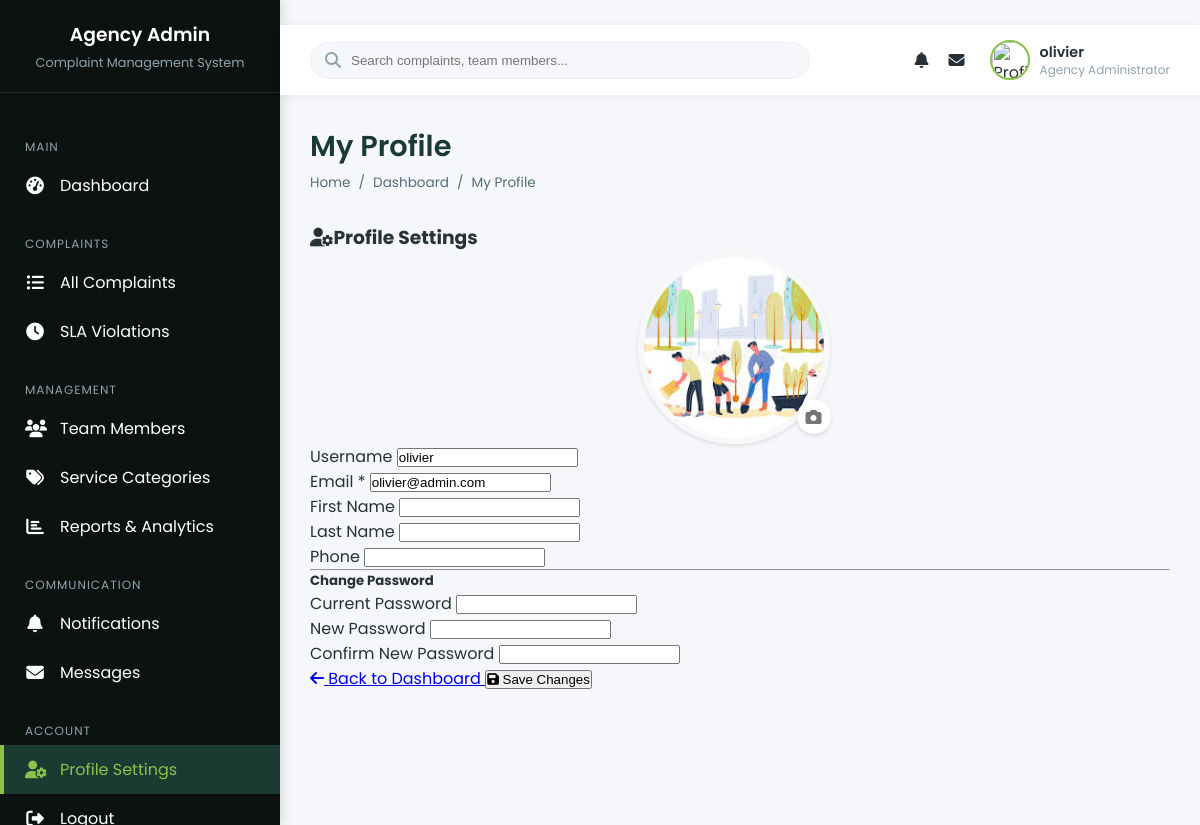
The app's page /profile/ (signed in) with its own data.
### citizen_management/models.py (models this page shows, shortened)
class User(AbstractUser):
    ROLE_CHOICES = [
        ('citizen', 'Citizen'),
        ('agent', 'Agency Agent'),
        ('agency_admin', 'Agency Administrator'),
        ('super_admin', 'System Administrator'),
    ]
    role = models.CharField(max_length=20, choices=ROLE_CHOICES, default='citizen')
    phone = models.CharField(max_length=20, blank=True)
    profile_picture = models.ImageField(upload_to='profiles/', blank=True)
    email_verified\
        = models.BooleanField(default=False)
    last_login_ip = models.GenericIPAddressField(blank=True, null=True)

### citizen_management/views.py (the view, shortened to what this page needs)
# urls.py: path('profile/', views.ProfileView.as_view(), name='agency_profile'),
class ProfileView(LoginRequiredMixin, AgencyAdminRequiredMixin, UpdateView):
    model = User
    fields = ['first_name', 'last_name', 'email', 'phone', 'profile_picture']
    template_name = 'agency_admin/profile.html'
    success_url = reverse_lazy('agency_profile')
    def get_object(self):
        return self.request.user

### citizen_management/views.py (called while the page is built)
    def test_func(self):
        return self.request.user.role in ['agency_admin', 'super_admin']

### templates/agency_admin/profile.html (shortened to what this page needs)
﻿{% extends "agency_admin/base.html" %}
{% block page_title %}My Profile{% endblock %}
{% block breadcrumbs %}
<li><a href="{% url 'agency_admin_dashboard' %}">Dashboard</a></li>
<li class="active">My Profile</li>
{% endblock %}
{% block content %}
<div class="row justify-content-center">
    <div class="col-md-8">
        <div class="card">
            <div class="card-header bg-primary text-white">
                <h3 class="card-title mb-0">
                    <i class="fas fa-user-cog mr-2"></i>Profile Settings
                </h3>
            </div>
            <div class="card-body">
                <form method="post" enctype="multipart/form-data">
                    <div class="row">
                        <div class="col-md-4 text-center mb-4">
                            <div class="avatar-upload">
                                <div class="avatar-preview">
                                    <div id="imagePreview"
                                         style="background-image: url('{{ form.instance.profile_picture.url|default:'/static/images/default-profile.png' }}');">
                                    </div>
                                </div>
                                <div class="avatar-edit">
                                    <label for="id_profile_picture"></label>
                                </div>
                            </div>
                        </div>
                        <div class="col-md-8">
                            <div class="form-group">
                                <label for="id_username">Username</label>
                                <input type="text" class="form-control" id="id_username"
                                       value="{{ form.instance.username }}" readonly>
                            </div>
                            <div class="form-group">
                                <label for="id_email">Email *</label>
                                {{ form.email }}
                            </div>
                        </div>
                    </div>
                    <div class="row">
                        <div class="col-md-6">
                            <div class="form-group">
                                <label for="id_first_name">First Name</label>
                                {{ form.first_name }}
                            </div>
                        </div>
                        <div class="col-md-6">
                            <div class="form-group">
                                <label for="id_last_name">Last Name</label>
                                {{ form.last_name }}
                            </div>
                        </div>
                    </div>
                    <div class="form-group">
                        <label for="id_phone">Phone</label>
                        {{ form.phone }}
                    </div>
                    <hr>
                    <h5 class="mb-3">Change Password</h5>
                    <div class="row">
                        <div class="col-md-6">
                            <div class="form-group">
                                <label for="id_old_password">Current Password</label>
                                <input type="password" class="form-control" id="id_old_password" name="old_password">
                            </div>
                        </div>
                    </div>
                    <div class="row">
                        <div class="col-md-6">
                            <div class="form-group">
                                <label for="id_new_password1">New Password</label>
                                <input type="password" class="form-control" id="id_new_password1" name="new_password1">
                            </div>
                        </div>
                        <div class="col-md-6">
                            <div class="form-group">
                                <label for="id_new_password2">Confirm New Password</label>
                                <input type="password" class="form-control" id="id_new_password2" name="new_password2">
                            </div>
                        </div>
                    </div>
                    <div class="d-flex justify-content-between">
                        <a href="{% url 'agency_admin_dashboard' %}" class="btn btn-secondary">
                            <i class="fas fa-arrow-left mr-1"></i> Back to Dashboard
                        </a>
                        <button type="submit" class="btn btn-primary">
                            <i class="fas fa-save mr-1"></i> Save Changes
                        </button>
                    </div>
                </form>
            </div>
        </div>
    </div>
</div>
{% endblock %}

### templates/agency_admin/base.html (shortened to what this page needs)
﻿<!DOCTYPE html>
{% load static %}
<html lang="en">
<head>
    <link rel="stylesheet" href="https://cdnjs.cloudflare.com/ajax/libs/font-awesome/6.4.0/css/all.min.css">
</head>
<body>
    <div class="app-container">
        <aside class="sidebar">
            <div class="sidebar-header">
                <h3>{{ user.assigned_agency.name|default:"Agency" }} Admin</h3>
                <p>Complaint Management System</p>
            </div>
            <div class="sidebar-menu">
                <div class="menu-category">Main</div>
                <a href="{% url 'agency_admin_dashboard' %}" class="menu-item {% if request.resolver_match.url_name == 'agency_admin_dashboard' %}active{% endif %}">
                    <i class="fas fa-tachometer-alt"></i>
                    <span>Dashboard</span>
                </a>
                <div class="menu-category">Complaints</div>
                <a href="{% url 'agency_complaint_list' %}" class="menu-item {% if request.resolver_match.url_name == 'agency_complaint_list' %}active{% endif %}">
                    <i class="fas fa-list-ul"></i>
                    <span>All Complaints</span>
                </a>
                <a href="{% url 'agency_sla_violations' %}" class="menu-item {% if request.resolver_match.url_name == 'agency_sla_violations' %}active{% endif %}">
                    <i class="fas fa-clock"></i>
                    <span>SLA Violations</span>
                </a>
                <div class="menu-category">Management</div>
                <a href="{% url 'agency_team_members' %}" class="menu-item {% if request.resolver_match.url_name == 'agency_team_members' %}active{% endif %}">
                    <i class="fas fa-users"></i>
                    <span>Team Members</span>
                </a>
                <a href="{% url 'agency_service_categories' %}" class="menu-item {% if request.resolver_match.url_name == 'agency_service_categories' %}active{% endif %}">
                    <i class="fas fa-tags"></i>
                    <span>Service Categories</span>
                </a>
                <a href="{% url 'agency_reports' %}" class="menu-item {% if request.resolver_match.url_name == 'agency_reports' %}active{% endif %}">
                    <i class="fas fa-chart-bar"></i>
                    <span>Reports & Analytics</span>
                </a>
                <div class="menu-category">Communication</div>
                <a href="{% url 'agency_notifications' %}" class="menu-item {% if request.resolver_match.url_name == 'agency_notifications' %}active{% endif %}">
                    <i class="fas fa-bell"></i>
                    <span>Notifications</span>
                </a>
                <a href="{% url 'agency_messages' %}" class="menu-item {% if request.resolver_match.url_name == 'agency_messages' %}active{% endif %}">
                    <i class="fas fa-envelope"></i>
                    <span>Messages</span>
                </a>
                <div class="menu-category">Account</div>
                <a href="{% url 'agency_profile' %}" class="menu-item {% if request.resolver_match.url_name == 'agency_profile' %}active{% endif %}">
                    <i class="fas fa-user-cog"></i>
                    <span>Profile Settings</span>
                </a>
                <a href="{% url 'logout' %}" class="menu-item">
                    <i class="fas fa-sign-out-alt"></i>
                    <span>Logout</span>
                </a>
            </div>
        </aside>
        <div class="main-content">
            <nav class="top-nav">
                <div class="search-bar">
                    <i class="fas fa-search"></i>
                    <input type="text" placeholder="Search complaints, team members...">
                </div>
                <div class="nav-actions">
                    <div class="nav-item dropdown" id="notifications-dropdown">
                        <i class="fas fa-bell"></i>
                    </div>
                    <div class="nav-item dropdown" id="messages-dropdown">
                        <i class="fas fa-envelope"></i>
                    </div>
                    <div class="user-profile dropdown" id="profile-dropdown">
                        <img src="#" alt="Profile">
                        <div class="user-info">
                            <div class="user-name">{{ user.get_full_name|default:user.username }}</div>
                            <div class="user-role">{{ user.get_role_display }}</div>
                        </div>
                    </div>
                </div>
            </nav>
            <div class="content-wrapper">
                <div class="content-header">
                    <div class="content-title">
                        <h1>{% block page_title %}Dashboard{% endblock %}</h1>
                        <ul class="breadcrumb">
                            <li><a href="{% url 'agency_admin_dashboard' %}">Home</a></li>
                            {% block breadcrumbs %}{% endblock %}
                        </ul>
                    </div>
                </div>
                {% block content %}{% endblock %}
            </div>
        </div>
    </div>
</body>
</html>

### templates/agency_admin/base.html (style rules this page uses)
:root { --primary-dark: #0B1210; --primary-color: #1A3A32; --primary-light: #2D5E52; --secondary-color: #4CAF50; --accent-color: #8BC34A; --error-color: #FF5252; --success-color: #4CAF50; --warning-color: #FFC107; --text-dark: #263238; --text-medium: #546E7A; --text-light: #90A4AE; --bg-light: #F5F7FA; --border-color: #CFD8DC; --border-light: #ECEFF1; --white: #FFFFFF; }
* { margin: 0; padding: 0; box-sizing: border-box; }
body { font-family: 'Poppins', sans-serif; background-color: var(--bg-light); color: var(--text-dark); overflow-x: hidden; }
.app-container { display: flex; min-height: 100vh; }
.sidebar { width: 280px; background: var(--primary-dark); color: var(--white); position: fixed; height: 100%; scroll-behavior: smooth; top:0; left:0; transition: all 0.3s ease; box-shadow: 4px 0 10px rgba(0, 0, 0, 0.1); }
.sidebar-header { padding: 20px; border-bottom: 1px solid rgba(255, 255, 255, 0.1); text-align: center; }
.sidebar-header h3 { color: var(--white); font-weight: 600; margin-bottom: 5px; }
.sidebar-header p { color: var(--text-light); font-size: 0.8rem; }
.sidebar-menu { padding: 20px 0; }
.menu-category { color: var(--text-light); font-size: 0.75rem; text-transform: uppercase; letter-spacing: 1px; padding: 15px 25px 5px; margin-top: 10px; }
.menu-item { display: flex; align-items: center; padding: 12px 25px; color: var(--white); text-decoration: none; transition: all 0.3s ease; position: relative; overflow: hidden; }
.menu-item.active { background: var(--primary-color); color: var(--accent-color); }
.menu-item.active::before { content: ''; position: absolute; left: 0; top: 0; height: 100%; width: 4px; background: var(--accent-color); }
.menu-item i { margin-right: 15px; font-size: 1.1rem; width: 20px; text-align: center; }
.main-content { flex: 1; margin-left: 280px; transition: all 0.3s ease; }
.top-nav { background: var(--white); padding: 0 30px; height: 70px; display: flex; align-items: center; justify-content: space-between; box-shadow: 0 2px 10px rgba(0, 0, 0, 0.05); position: sticky; top: 0; z-index: 100; }
.search-bar { flex: 1; max-width: 500px; position: relative; }
.search-bar input { width: 100%; padding: 10px 15px 10px 40px; border: 1px solid var(--border-light); border-radius: 30px; background: var(--bg-light); transition: all 0.3s ease; }
.search-bar i { position: absolute; left: 15px; top: 50%; transform: translateY(-50%); color: var(--text-light); }
.nav-actions { display: flex; align-items: center; }
.nav-item { margin-left: 20px; position: relative; cursor: pointer; }
.user-profile { display: flex; align-items: center; margin-left: 25px; }
.user-profile img { width: 40px; height: 40px; border-radius: 50%; object-fit: cover; margin-right: 10px; border: 2px solid var(--accent-color); }
.user-profile .user-info { line-height: 1.3; }
.user-profile .user-name { font-weight: 600; font-size: 0.9rem; }
.user-profile .user-role { font-size: 0.75rem; color: var(--text-light); }
.dropdown { position: relative; }
.content-wrapper { padding: 30px; min-height: calc(100vh - 70px); }
.content-header { display: flex; justify-content: space-between; align-items: center; margin-bottom: 30px; }
.content-title h1 { font-size: 1.8rem; font-weight: 600; color: var(--primary-color); }
.content-title .breadcrumb { display: flex; list-style: none; padding: 0; margin-top: 5px; }
.content-title .breadcrumb li { font-size: 0.85rem; color: var(--text-medium); }
.content-title .breadcrumb li:after { content: '/'; margin: 0 8px; }
.content-title .breadcrumb li:last-child:after { content: ''; }
.content-title .breadcrumb li a { color: var(--text-medium); text-decoration: none; transition: all 0.3s ease; }

### records on screen
User: get_full_name "olivier", role "Agency Administrator", instance.profile_picture (picture), instance.username "olivier", email "olivier@admin.com"

### other values on screen
{{ user.assigned_agency.name|default:"Agency" }} "Agency"
